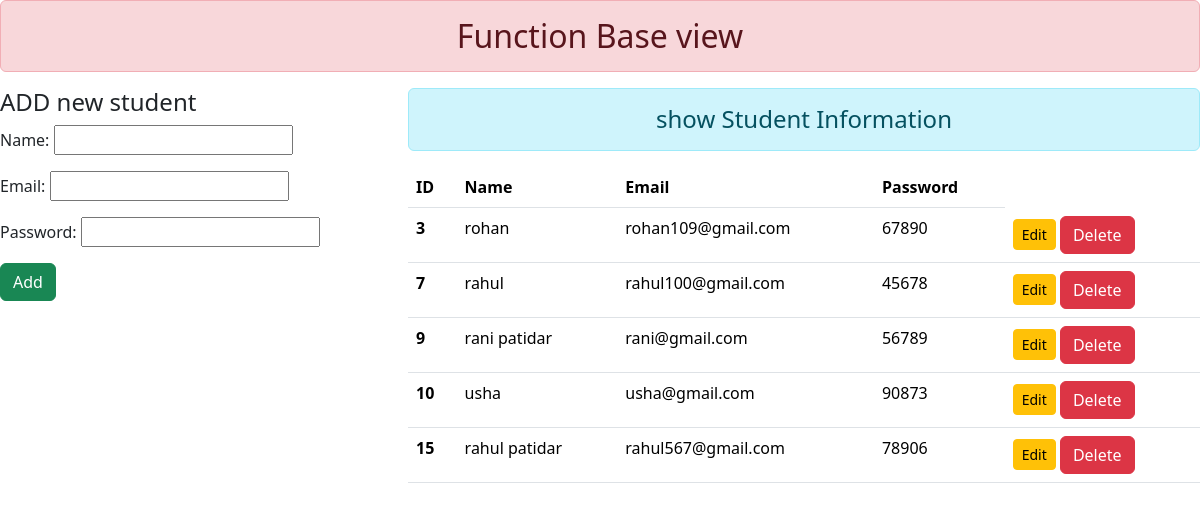
The page / on the database its author committed.
### enroll/models.py (models this page shows, shortened)
class user(models.Model):
    name=models.CharField(max_length=70)
    email=models.EmailField(max_length=100)
    password=models.CharField(max_length=100)

### enroll/views.py (the view)
# urls.py: path('',views.add_show,name="addandshow"),
def add_show(request):
    if request.method=='POST':
        fm=StudentRegistration(request.POST)
        if fm.is_valid():
            nm=fm.cleaned_data['name']
            em=fm.cleaned_data['email']
            pw=fm.cleaned_data['password']
            reg=user(name=nm,email=em,password=pw)
            reg.save()
            fm=StudentRegistration()
    else:
        fm=StudentRegistration()
    stud=user.objects.all()
    return render(request,'enroll/addandshow.html',{'form':fm,'stu':stud})

### enroll/forms.py
class StudentRegistration(forms.ModelForm):
    class Meta:
        model=user
        fields=['name','email','password']
        widgets={
            'Name': forms.TextInput(attrs={'class':'form-control'}),
            'Email': forms.EmailInput(attrs={'class':'form-control'}),
            'Password': forms.PasswordInput(attrs={'class':'form-control'}),
        }

### enroll/templates/enroll/addandshow.html (shortened to what this page needs)
{% extends 'enroll/base.html' %}
{% block content %}
<div class="row">
    <div class="col-sm-4">
        <h4>ADD new student</h4>
        <form action="" method="POST">
            {{form.as_p}}
            <input type="submit" class="btn btn-success" value="Add">
        </form>
    </div>
    <div class="col-sm-8">
        <h4 class="text-center alert alert-info">show Student
        Information</h4>
        {%if stu %}
          <table class="table table-hover">
            <thead>
              <tr>
                <th scope="col">ID</th>
                <th scope="col">Name</th>
                <th scope="col">Email</th>
                <th scope="col">Password</th>
              </tr>
            </thead>
            <tbody>
                {% for st in stu %}
              <tr>
                <th scope="row">{{st.id}}</th>
                <td>{{st.name}}</td>
                <td>{{st.email}}</td>
                <td>{{st.password}}</td>
                <td>
                <a href="{% url 'updatedata' st.id %}" class="btn btn-warning btn-sm">Edit</a>
                <form action="{%url 'deletedata' st.id %}"method="Post" class="d-inline"> {% csrf_token %}
                    <input type="submit" class="btn btn-danger" value="Delete">
                </form>
                </td>
              </tr>
              {%endfor%}
            </tbody>
          </table>
        {% else %}
           <h4>No Records</h4>
        {% endif %}
    </div>
</div>
{% endblock %}

### enroll/templates/enroll/base.html (shortened to what this page needs)
<!DOCTYPE html>
{% load static %}
<html lang="en">
<head>
    <link  rel="stylesheet" href="{%static 'enroll/css/bootstrap.css' %}">
</head>
<body>
    <div.class="container mt-5">
        <h2 class="text-center alert alert-danger">Function Base view </h2>
    {% block content %} {%endblock content %}
</body>
</html>

### rows shown on the page
user: id "3", name "rohan", email "rohan109@gmail.com", password "67890"
user: id "7", name "rahul", email "rahul100@gmail.com", password "45678"
user: id "9", name "rani patidar", email "rani@gmail.com", password "56789"
user: id "10", name "usha", email "usha@gmail.com", password "90873"
user: id "15", name "rahul patidar", email "rahul567@gmail.com", password "78906"
